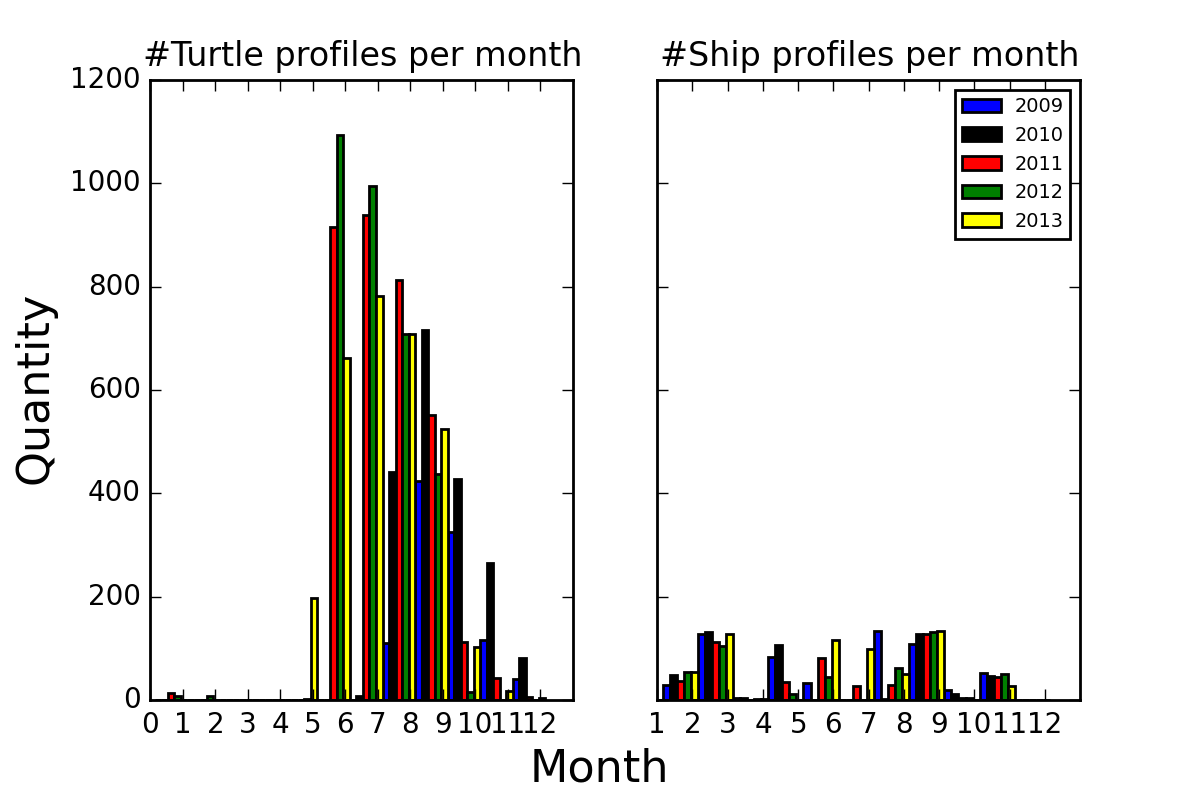

The script that saved this image:
# -*- coding: utf-8 -*-
"""
Created on Tue Feb  3 09:07:00 2015

@author: zhaobin
"""
'plot number of dive and turtle in each month'
import pandas as pd
import numpy as np
from datetime import datetime
import matplotlib.pyplot as plt
from turtleModule import str2list,np_datetime
####################################################
obsData=pd.read_csv('ctdWithModTempByDepth.csv')
tf_index=np.where(obsData['TF'].notnull())[0]
obsTime = pd.Series(np_datetime(obsData['END_DATE'][tf_index]), index=tf_index)
turtle_ids = pd.Series(obsData['PTT'])

shipData=pd.read_csv('shipdata.csv')
shiptime=pd.Series(datetime.strptime(x,'%Y-%m-%d %H:%M:%S') for x in shipData['time'])
ship_ids=shipData['id']

Num=[]
num=[[[],[],[],[],[],[],[],[],[],[],[],[]],[[],[],[],[],[],[],[],[],[],[],[],[]],[[],[],[],[],[],[],[],[],[],[],[],[]],[[],[],[],[],[],[],[],[],[],[],[],[]],[[],[],[],[],[],[],[],[],[],[],[],[]]]
#num is 5*12,5 is 5 years,12 is 12 months
for i in range(5):    # 2009~2013,5 years
    Num.append([0]*12)    #12 months
for i in tf_index:
    for j in range(5):
        if obsTime[i].year==2009+j:
            for q in range(12):
                if obsTime[i].month==q+1:
                    Num[j][q]+=1
                    num[j][q].append(i)
for i in range(len(num)):
    for j in range(len(num[i])):
        num[i][j]=len(turtle_ids[num[i][j]].unique())

Num1=[]
num1=[[[],[],[],[],[],[],[],[],[],[],[],[]],[[],[],[],[],[],[],[],[],[],[],[],[]],[[],[],[],[],[],[],[],[],[],[],[],[]],[[],[],[],[],[],[],[],[],[],[],[],[]],[[],[],[],[],[],[],[],[],[],[],[],[]]]
#num is 5*12,5 is 5 years,12 is 12 months
for i in range(5):    # 2009~2013,5 years
    Num1.append([0]*12)    #12 months
for i in shipData.index:
    for j in range(5):
        if shiptime[i].year==2009+j:
            for q in range(12):
                if shiptime[i].month==q+1:
                    Num1[j][q]+=1
                    num1[j][q].append(i)
for i in range(len(num1)):
    for j in range(len(num1[i])):
        num1[i][j]=len(ship_ids[num1[i][j]].unique())


width=0.2
color=['blue','black','red','green','yellow']
fig=plt.figure()

ax = fig.add_subplot(1,2,1)
for i in range(5):
    ax.bar(np.arange(1,13)+width*(i-3.75),Num[i],align="center",width=width,color=color[i] ,label=str(i+2009))
#plt.legend(loc='best',fontsize = 'x-small')
plt.xlim([0,13]) 
plt.xticks(range(13),fontsize=10)
plt.yticks(fontsize=10)
plt.ylabel('Quantity',fontsize=16)
plt.title('#Turtle profiles per month',fontsize=12)
ax1 = fig.add_subplot(1,2,2)
for i in range(5):
    ax1.bar(np.arange(1,13)+width*(i-3.75),Num1[i],align="center",width=width,color=color[i] ,label=str(i+2009))
plt.legend(loc='best',fontsize = 'x-small')
plt.xlim([1,13]) 
plt.ylim([0,1200])
plt.xticks(np.arange(1,13),fontsize=10)
plt.setp(ax1.get_yticklabels() ,visible=False)
fig.text(0.5,0.04,'Month',ha='center', va='center',fontsize=16)
plt.title('#Ship profiles per month',fontsize=12)
plt.savefig('turtleVSship_profiles_allship',dpi=200)

'''
fig = plt.figure()
for i in range(5):
    plt.bar(np.arange(1,13)+width*(i-2),num[i],align="center",width=width,color=color[i] ,label=str(i+2009))
plt.legend(loc='best')
plt.xlim([0,13]) 
plt.xticks(range(13),fontsize=18)
plt.yticks(fontsize=18)
plt.xlabel('month',fontsize=20)
plt.ylabel('quantity',fontsize=20)
plt.title('Number of turtle',fontsize=20)
plt.show()
'''